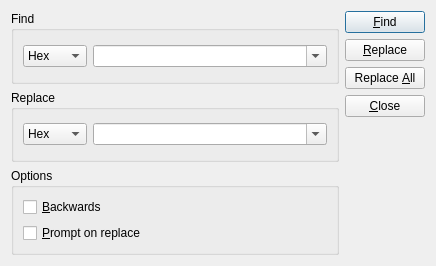
<?xml version="1.0" encoding="UTF-8"?>
<ui version="4.0">
 <class>SearchDialog</class>
 <widget class="QDialog" name="SearchDialog">
  <property name="geometry">
   <rect>
    <x>0</x>
    <y>0</y>
    <width>436</width>
    <height>266</height>
   </rect>
  </property>
  <property name="windowTitle">
   <string>QHexEdit - Find/Replace</string>
  </property>
  <layout class="QHBoxLayout" name="horizontalLayout_3">
   <item>
    <layout class="QVBoxLayout" name="verticalLayout_2">
     <item>
      <widget class="QGroupBox" name="gbFind">
       <property name="title">
        <string>Find</string>
       </property>
       <layout class="QHBoxLayout" name="horizontalLayout">
        <item>
         <widget class="QComboBox" name="cbFindFormat">
          <item>
           <property name="text">
            <string>Hex</string>
           </property>
          </item>
          <item>
           <property name="text">
            <string>UTF-8</string>
           </property>
          </item>
         </widget>
        </item>
        <item>
         <widget class="QComboBox" name="cbFind">
          <property name="sizePolicy">
           <sizepolicy hsizetype="Expanding" vsizetype="Fixed">
            <horstretch>0</horstretch>
            <verstretch>0</verstretch>
           </sizepolicy>
          </property>
          <property name="editable">
           <bool>true</bool>
          </property>
         </widget>
        </item>
       </layout>
      </widget>
     </item>
     <item>
      <widget class="QGroupBox" name="gbReplace">
       <property name="title">
        <string>Replace</string>
       </property>
       <layout class="QHBoxLayout" name="horizontalLayout_2">
        <item>
         <widget class="QComboBox" name="cbReplaceFormat">
          <item>
           <property name="text">
            <string>Hex</string>
           </property>
          </item>
          <item>
           <property name="text">
            <string>UTF-8</string>
           </property>
          </item>
         </widget>
        </item>
        <item>
         <widget class="QComboBox" name="cbReplace">
          <property name="sizePolicy">
           <sizepolicy hsizetype="Expanding" vsizetype="Fixed">
            <horstretch>0</horstretch>
            <verstretch>0</verstretch>
           </sizepolicy>
          </property>
          <property name="editable">
           <bool>true</bool>
          </property>
         </widget>
        </item>
       </layout>
      </widget>
     </item>
     <item>
      <widget class="QGroupBox" name="gbOptions">
       <property name="title">
        <string>Options</string>
       </property>
       <layout class="QVBoxLayout" name="verticalLayout_3">
        <item>
         <widget class="QCheckBox" name="cbBackwards">
          <property name="text">
           <string>&amp;Backwards</string>
          </property>
         </widget>
        </item>
        <item>
         <widget class="QCheckBox" name="cbPrompt">
          <property name="text">
           <string>&amp;Prompt on replace</string>
          </property>
         </widget>
        </item>
       </layout>
      </widget>
     </item>
    </layout>
   </item>
   <item>
    <layout class="QVBoxLayout" name="verticalLayout">
     <item>
      <widget class="QPushButton" name="pbFind">
       <property name="text">
        <string>&amp;Find</string>
       </property>
       <property name="shortcut">
        <string>F3</string>
       </property>
       <property name="default">
        <bool>true</bool>
       </property>
      </widget>
     </item>
     <item>
      <widget class="QPushButton" name="pbReplace">
       <property name="text">
        <string>&amp;Replace</string>
       </property>
      </widget>
     </item>
     <item>
      <widget class="QPushButton" name="pbReplaceAll">
       <property name="text">
        <string>Replace &amp;All</string>
       </property>
      </widget>
     </item>
     <item>
      <widget class="QPushButton" name="pbCancel">
       <property name="text">
        <string>&amp;Close</string>
       </property>
      </widget>
     </item>
     <item>
      <spacer name="verticalSpacer">
       <property name="orientation">
        <enum>Qt::Vertical</enum>
       </property>
       <property name="sizeHint" stdset="0">
        <size>
         <width>20</width>
         <height>40</height>
        </size>
       </property>
      </spacer>
     </item>
    </layout>
   </item>
  </layout>
 </widget>
 <tabstops>
  <tabstop>cbFind</tabstop>
  <tabstop>cbReplace</tabstop>
  <tabstop>cbFindFormat</tabstop>
  <tabstop>cbReplaceFormat</tabstop>
  <tabstop>cbBackwards</tabstop>
  <tabstop>cbPrompt</tabstop>
  <tabstop>pbFind</tabstop>
  <tabstop>pbReplace</tabstop>
  <tabstop>pbReplaceAll</tabstop>
  <tabstop>pbCancel</tabstop>
 </tabstops>
 <resources/>
 <connections>
  <connection>
   <sender>pbCancel</sender>
   <signal>clicked()</signal>
   <receiver>SearchDialog</receiver>
   <slot>hide()</slot>
   <hints>
    <hint type="sourcelabel">
     <x>360</x>
     <y>134</y>
    </hint>
    <hint type="destinationlabel">
     <x>364</x>
     <y>162</y>
    </hint>
   </hints>
  </connection>
 </connections>
</ui>
